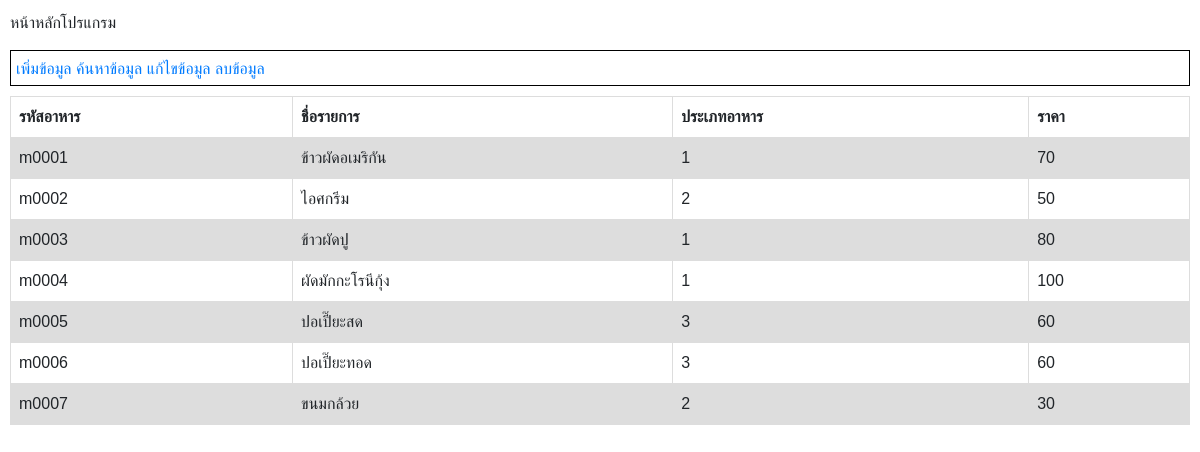
The page / on the database its author committed.
### tables this page shows
CREATE TABLE `menu` (
        `menu_ID` text(5) PRIMARY KEY,
        `menu_Name` text(50) NOT NULL,
        `menu_Type` number(2) NOT NULL,
        `menu_price` number(4)
        );

### app.py (the view)
@app.route("/")
def index():
    cur = get_db().cursor()
    res = cur.execute("select * from menu")
    return render_template("index.html", menu=res, pagename="หน้าหลักโปรแกรม")

### app.py (called while the page is built)
def get_db():
    db = getattr(g, '_database', None)
    if db is None:
        db = g._database = sqlite3.connect(DATABASE)
    return db

@app.teardown_appcontext
def close_connection(exception):
    db = getattr(g, '_database', None)
    if db is not None:
        db.close()

### templates/index.html (shortened to what this page needs)
<!DOCTYPE html>
<html lang="en">
<link rel="stylesheet" href="https://stackpath.bootstrapcdn.com/bootstrap/4.3.1/css/bootstrap.min.css"
>
<head>
</head>
<body>
    <p>{{pagename}}</p>
    <div style="margin: 10px 0; padding : 5px; border: black solid 1px;">
        <a href="{{url_for('add')}}">เพิ่มข้อมูล</a>
        <a href="{{url_for('search')}}">ค้นหาข้อมูล</a>
        <a href="{{url_for('edit')}}">แก้ไขข้อมูล</a>
        <a href="{{url_for('delete')}}">ลบข้อมูล</a>
    </div>
    <table>
        <tr>
            <th>รหัสอาหาร</th>
            <th>ชื่อรายการ</th>
            <th>ประเภทอาหาร</th>
            <th>ราคา</th>
        </tr>
        {% for m in menu %}
        <tr>
            <td>{{ m[0] }}</td>
            <td>{{ m[1] }}</td>
            <td>{{ m[2] }}</td>
            <td>{{ m[3] }}</td>
        </tr>
        {% endfor %}
    </table>
</body>
</html>

### templates/index.html (style rules this page uses)
body { margin: 10px; }
table { font-family: arial, sans-serif; border-collapse: collapse; width: 100%; }
td, th { border: 1px solid #dddddd; text-align: left; padding: 8px; }
tr:nth-child(even) { background-color: #dddddd; }

### rows shown on the page
menu: menu_ID "m0001", menu_Name "ข้าวผัดอเมริกัน", menu_Type "1", menu_price "70"
menu: menu_ID "m0002", menu_Name "ไอศกรีม", menu_Type "2", menu_price "50"
menu: menu_ID "m0003", menu_Name "ข้าวผัดปู", menu_Type "1", menu_price "80"
menu: menu_ID "m0004", menu_Name "ผัดมักกะโรนีกุ้ง", menu_Type "1", menu_price "100"
menu: menu_ID "m0005", menu_Name "ปอเปี๊ยะสด", menu_Type "3", menu_price "60"
menu: menu_ID "m0006", menu_Name "ปอเปี๊ยะทอด", menu_Type "3", menu_price "60"
menu: menu_ID "m0007", menu_Name "ขนมกล้วย", menu_Type "2", menu_price "30"

### other values the page prints
{{ pagename }} "หน้าหลักโปรแกรม"
